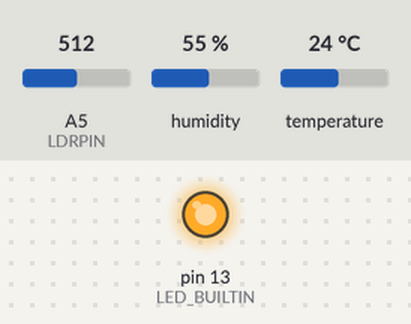
The sketch below on a simulated Arduino Uno, built with avr-gcc and run on an emulated ATmega328P. Shown: output pins drawn as LEDs (lit = HIGH). The inputs (shaded band) are chosen by the test bench; at power-on: A5 (LDRPIN) = 512, humidity 55 %, temperature 24 °C. What the sketch prints to the serial monitor is not drawn.

Above: at 2.5 s.
At 7.0 s:
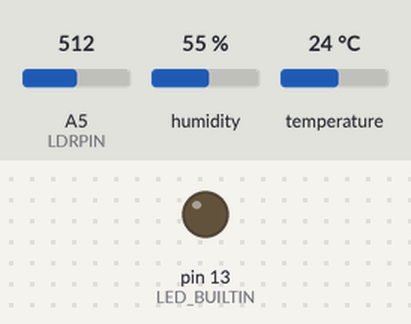
Timing chart, 0 to 8.9 s (numbered marks = the images above):
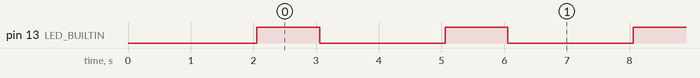

Measured:
- by itself, pin 13 (LED_BUILTIN): alternates HIGH for 1.0 s and LOW for 2.0 s

The sketch:

sthp_v1.4.ino
```cpp
/*
 * STHP v1.4
 *
 * ADAFRUIT FEATHER PROTO BOARD 32U4 (3.3v)
 * TEMPERATURE/HUMIDITY    DHT22
 * LIGHT INTENSITY (5mm LDR)
 *
 */

#include "DHT.h"

#define DHTPIN 12  // DIGITAL
#define LDRPIN 5  // ANALOG
#define DHTTYPE DHT22

const String DEVICE_CODE = "sthp";

const String DEVICE_ID   = "_7"; // THIS MUST BE DIFFERENT FOR EVERY DEVICE.
const String REVISION_ID = "v1.4";

const String DEVICE   = "device_id";
const String HUMIDITY = "humidity";
const String LDR      = "ldr";
const String REVISION = "revision";
const String TEMP_C   = "temp_c";
const String TEMP_F   = "temp_f";

DHT dht(DHTPIN, DHTTYPE);

void setup() {
//  analogReference(EXTERNAL);
  pinMode(LED_BUILTIN, OUTPUT);
  dht.begin();
  Serial.begin(9600);
  delay(2000);
}

void loop() {
  while(!Serial) {}

  float humidity = dht.readHumidity();
  float tempC    = dht.readTemperature();
  float tempF    = dht.readTemperature(true);
  int ldr        = analogRead(LDRPIN);

  Serial.println("{'" + DEVICE   + "':'" + DEVICE_CODE + "_" + DEVICE_ID   + "','" +
                        REVISION + "':'" + DEVICE_CODE + "_" + REVISION_ID + "','" +
                        HUMIDITY + "':'" + humidity + "','" +
                        LDR      + "':'" + ldr      + "','" +
                        TEMP_C   + "':'" + tempC    + "','" +
                        TEMP_F   + "':'" + tempF    + "'}");

  for(int i =0; i < 10; i++) {
    while(!Serial) {}
    digitalWrite(LED_BUILTIN, HIGH);
    delay(1000);
    digitalWrite(LED_BUILTIN, LOW);
    delay(2000);
    }
}
```
